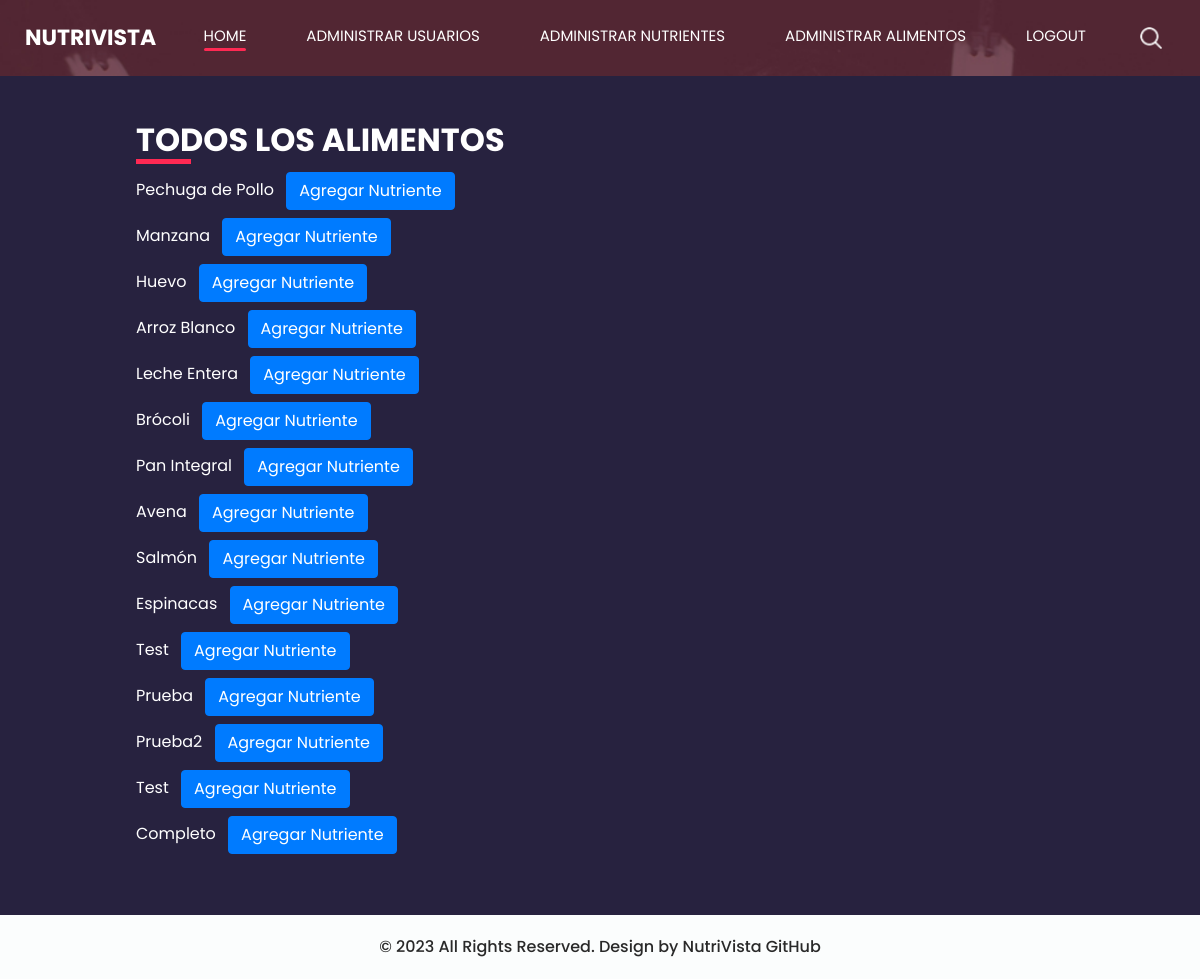
/super/listar_todos_alimentos/ (signed in), run on the app's committed database.
### base/models.py (models this page shows, shortened)
class Alimento(models.Model):
    usuario = models.ForeignKey(User, on_delete=models.CASCADE)  # Added this line to associate each food item with a user.
    nombre = models.CharField(max_length=255)
    calorias = models.DecimalField(max_digits=6, decimal_places=2)
    proteinas = models.DecimalField(max_digits=6, decimal_places=2)
    carbohidratos = models.DecimalField(max_digits=6, decimal_places=2)
    grasas = models.DecimalField(max_digits=6, decimal_places=2)
    descripcion = models.TextField(null=True, blank=True)
    imagen = models.ImageField(upload_to='alimentos_imagenes/', null=True, blank=True)
    nutrientes = models.ManyToManyField(Nutriente, through='AlimentoNutriente')  # Relación ManyToMany agregada

### base/views.py (the view)
# urls.py: path('super/listar_todos_alimentos/', listar_todos_alimentos, name='listar_todos_alimentos'),
@login_required
@user_passes_test(lambda u: u.is_superuser)
def listar_todos_alimentos(request):
    alimentos = Alimento.objects.all()
    return render(request, 'base/listar_todos_alimentos.html', {'alimentos': alimentos})

### base/templates/base/listar_todos_alimentos.html (shortened to what this page needs)
{% load static %}
<html>
<head>
    <link rel="stylesheet" type="text/css" href="https://cdnjs.cloudflare.com/ajax/libs/OwlCarousel2/2.3.4/assets/owl.carousel.min.css" />
    <link rel="stylesheet" type="text/css" href="{% static 'css/bootstrap.css' %}" />
    <link href="{% static 'css/style.css' %}" rel="stylesheet" />
    <link href="{% static 'css/responsive.css' %}" rel="stylesheet" />
</head>
<body class="sub_page">
    <div class="hero_area">
        <header class="header_section">
            <div class="container-fluid">
                <nav class="navbar navbar-expand-lg custom_nav-container ">
                    <a class="navbar-brand" href="{% url 'main_page' %}">
                        <span>
                            NutriVista
                        </span>
                    </a>
                    <div class="collapse navbar-collapse" id="navbarSupportedContent">
                        <div class="d-flex ml-auto flex-column flex-lg-row align-items-center">
                          <ul class="navbar-nav  ">
                            <li class="nav-item active">
                              <a class="nav-link" href="{% url 'main_page' %}">Home <span class="sr-only">(current)</span></a>
                            </li>
                            {% if user.is_superuser %}
                            <li class="nav-item ">
                              <a class="nav-link" href="{% url 'lista_usuarios_inactivos' %}"> Administrar Usuarios</a>
                            </li>
                            <li class="nav-item ">
                              <a class="nav-link" href="{% url 'listar_nutrientes' %}"> Administrar Nutrientes</a>
                            </li>
                            <li class="nav-item ">
                              <a class="nav-link" href="{% url 'listar_todos_alimentos' %}"> Administrar Alimentos</a>
                            </li>
                            {% endif %}
                            <li class="nav-item">
                              <a class="nav-link" href="{% url 'logout' %}"> Logout</a>
                            </li>
                          </ul>
                            <div class="user_option">
                                <form class="form-inline my-2 my-lg-0 ml-0 ml-lg-4 mb-3 mb-lg-0">
                                    <button class="btn  my-2 my-sm-0 nav_search-btn" type="submit"></button>
                                </form>
                            </div>
                        </div>
                    </div>
                </nav>
            </div>
        </header>
    </div>
    <section class="contact_section center">
        <div class="container-fluid">
            <div class="row">
                <div class="col-lg-6 col-md-6">
                    <div class="form_container pr-0 pr-lg-5 mr-0 mr-lg-2 mx-auto">
                        <div class="heading_container">
                            <h2>
                                Todos los alimentos
                            </h2>
                        </div>
                        <ul class="list-unstyled">
                            {% for alimento in alimentos %}
                                <li class="mb-2">
                                    {{ alimento.nombre }}
                                    <a href="{% url 'agregar_nutriente_a_alimento' alimento.id %}" class="btn btn-primary ml-2">Agregar Nutriente</a>
                                </li>
                            {% empty %}
                                <li>No hay alimentos registrados.</li>
                            {% endfor %}
                        </ul>
                    </div>
                </div>
            </div>
        </div>
    </section>
    <footer class="container-fluid footer_section">
        <p>
            &copy; 2023 All Rights Reserved. Design by NutriVista
            <a href="https://github.com/davidguillen2002/proyectoweb.git">GitHub</a>
        </p>
    </footer>
</body>
</html>

### base/static/css/style.css (style rules this page uses)
body { font-family: 'Poppins', sans-serif; color: #000000; background-color: #ffffff; }
.heading_container { display: -webkit-box; display: -ms-flexbox; display: flex; -webkit-box-pack: center; -ms-flex-pack: center; justify-content: center; text-align: center; }
.heading_container h2 { font-weight: bold; position: relative; padding-bottom: 5px; text-transform: uppercase; }
.heading_container h2::before { content: ""; position: absolute; bottom: 0; left: 50%; width: 55px; height: 5px; background-color: #ff2953; -webkit-transform: translateX(-50%); transform: translateX(-50%); }
.hero_area { height: 100vh; display: -webkit-box; display: -ms-flexbox; display: flex; -webkit-box-orient: vertical; -webkit-box-direction: normal; -ms-flex-direction: column; flex-direction: column; background-image: url(../images/hero-bg.jpg); background-size: cover; background-attachment: fixed; }
.sub_page .hero_area { height: auto; }
.header_section .container-fluid { padding-right: 25px; padding-left: 25px; }
.custom_nav-container.navbar-expand-lg .navbar-nav .nav-item .nav-link { margin: 10px 30px; padding: 0; padding-bottom: 3px; color: #ffffff; text-align: center; position: relative; text-transform: uppercase; font-size: 15px; }
.custom_nav-container.navbar-expand-lg .navbar-nav .nav-item .nav-link::after { display: none; content: ""; position: absolute; left: 0; bottom: 0; width: 100%; height: 3px; border-radius: 5px; background-color: #ffffff; }
.custom_nav-container.navbar-expand-lg .navbar-nav .nav-item.active a::after, .custom_nav-container.navbar-expand-lg .navbar-nav .nav-item:hover a::after { display: block; background-color: #ff2953; }
a, a:hover, a:focus { text-decoration: none; }
.btn, .btn:focus { outline: none !important; -webkit-box-shadow: none; box-shadow: none; }
.user_option { display: -webkit-box; display: -ms-flexbox; display: flex; -webkit-box-align: center; -ms-flex-align: center; align-items: center; }
.custom_nav-container .nav_search-btn { background-image: url(../images/search-icon.png); background-size: 22px; background-repeat: no-repeat; background-position-y: 7px; width: 35px; height: 35px; padding: 0; border: none; }
.navbar-brand { display: -webkit-box; display: -ms-flexbox; display: flex; -webkit-box-align: center; -ms-flex-align: center; align-items: center; position: relative; }
.navbar-brand span { font-size: 22px; text-transform: uppercase; font-weight: bold; color: #ffffff; position: relative; z-index: 3; }
.custom_nav-container { z-index: 99999; padding: 15px 0; }
.contact_section { position: relative; background-color: #27223f; color: #ffffff; }
.contact_section .heading_container { -webkit-box-pack: start; -ms-flex-pack: start; justify-content: start; }
.contact_section .heading_container h2::before { text-align: left; left: 0; -webkit-transform: none; transform: none; }
.contact_section .row { -webkit-box-align: center; -ms-flex-align: center; align-items: center; }
.contact_section .form_container { padding: 45px 0 45px 15px; }
.footer_section { background-color: #fbfdfd; padding: 20px; font-weight: 500; }
.footer_section p { color: #292929; margin: 0; text-align: center; }
.footer_section a { color: #292929; }

### base/templates/base/listar_todos_alimentos.html (style rules this page uses)
.contact_section { display: flex; justify-content: center; align-items: center; min-height: 100vh; }
.form_container { width: 80%; margin: 0 auto; }

### data on the page
Alimento: nombre "Pechuga de Pollo"
Alimento: nombre "Manzana"
Alimento: nombre "Huevo"
Alimento: nombre "Arroz Blanco"
Alimento: nombre "Leche Entera"
Alimento: nombre "Brócoli"
Alimento: nombre "Pan Integral"
Alimento: nombre "Avena"
Alimento: nombre "Salmón"
Alimento: nombre "Espinacas"
Alimento: nombre "Test"
Alimento: nombre "Prueba"
Alimento: nombre "Prueba2"
Alimento: nombre "Test"
Alimento: nombre "Completo"
